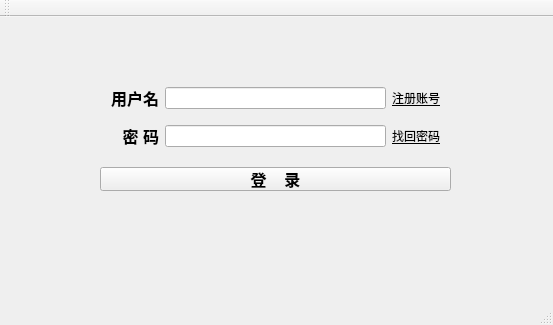
<?xml version="1.0" encoding="UTF-8"?>
<ui version="4.0">
 <class>MainWindow</class>
 <widget class="QMainWindow" name="MainWindow">
  <property name="geometry">
   <rect>
    <x>0</x>
    <y>0</y>
    <width>553</width>
    <height>325</height>
   </rect>
  </property>
  <property name="windowTitle">
   <string>MainWindow</string>
  </property>
  <widget class="QWidget" name="centralWidget">
   <widget class="QWidget" name="gridLayoutWidget">
    <property name="geometry">
     <rect>
      <x>100</x>
      <y>50</y>
      <width>351</width>
      <height>101</height>
     </rect>
    </property>
    <layout class="QGridLayout" name="gridLayout">
     <item row="0" column="2">
      <widget class="SClickLabel" name="lb_enroll">
       <property name="font">
        <font>
         <underline>true</underline>
        </font>
       </property>
       <property name="text">
        <string>注册账号</string>
       </property>
      </widget>
     </item>
     <item row="1" column="2">
      <widget class="SClickLabel" name="lb_password_getback">
       <property name="font">
        <font>
         <underline>true</underline>
        </font>
       </property>
       <property name="text">
        <string>找回密码</string>
       </property>
      </widget>
     </item>
     <item row="1" column="1">
      <widget class="QLineEdit" name="le_password">
       <property name="echoMode">
        <enum>QLineEdit::Password</enum>
       </property>
      </widget>
     </item>
     <item row="0" column="1">
      <widget class="QLineEdit" name="le_name"/>
     </item>
     <item row="1" column="0">
      <widget class="QLabel" name="lb_password">
       <property name="text">
        <string>&lt;html&gt;&lt;head/&gt;&lt;body&gt;&lt;p align=&quot;right&quot;&gt;&lt;span style=&quot; font-size:12pt; font-weight:600;&quot;&gt;密 码&lt;/span&gt;&lt;/p&gt;&lt;/body&gt;&lt;/html&gt;</string>
       </property>
      </widget>
     </item>
     <item row="0" column="0">
      <widget class="QLabel" name="lb_name">
       <property name="text">
        <string>&lt;html&gt;&lt;head/&gt;&lt;body&gt;&lt;p align=&quot;right&quot;&gt;&lt;span style=&quot; font-size:12pt; font-weight:600;&quot;&gt;用户名&lt;/span&gt;&lt;/p&gt;&lt;/body&gt;&lt;/html&gt;</string>
       </property>
      </widget>
     </item>
    </layout>
   </widget>
   <widget class="QPushButton" name="btn_login">
    <property name="geometry">
     <rect>
      <x>100</x>
      <y>150</y>
      <width>351</width>
      <height>24</height>
     </rect>
    </property>
    <property name="font">
     <font>
      <pointsize>12</pointsize>
      <weight>75</weight>
      <bold>true</bold>
     </font>
    </property>
    <property name="text">
     <string>登    录</string>
    </property>
   </widget>
  </widget>
  <widget class="QMenuBar" name="menuBar">
   <property name="geometry">
    <rect>
     <x>0</x>
     <y>0</y>
     <width>553</width>
     <height>23</height>
    </rect>
   </property>
  </widget>
  <widget class="QToolBar" name="mainToolBar">
   <attribute name="toolBarArea">
    <enum>TopToolBarArea</enum>
   </attribute>
   <attribute name="toolBarBreak">
    <bool>false</bool>
   </attribute>
  </widget>
  <widget class="QStatusBar" name="statusBar"/>
 </widget>
 <layoutdefault spacing="6" margin="11"/>
 <customwidgets>
  <customwidget>
   <class>SClickLabel</class>
   <extends>QLabel</extends>
   <header>sclicklabel.h</header>
  </customwidget>
 </customwidgets>
 <resources/>
 <connections/>
</ui>
